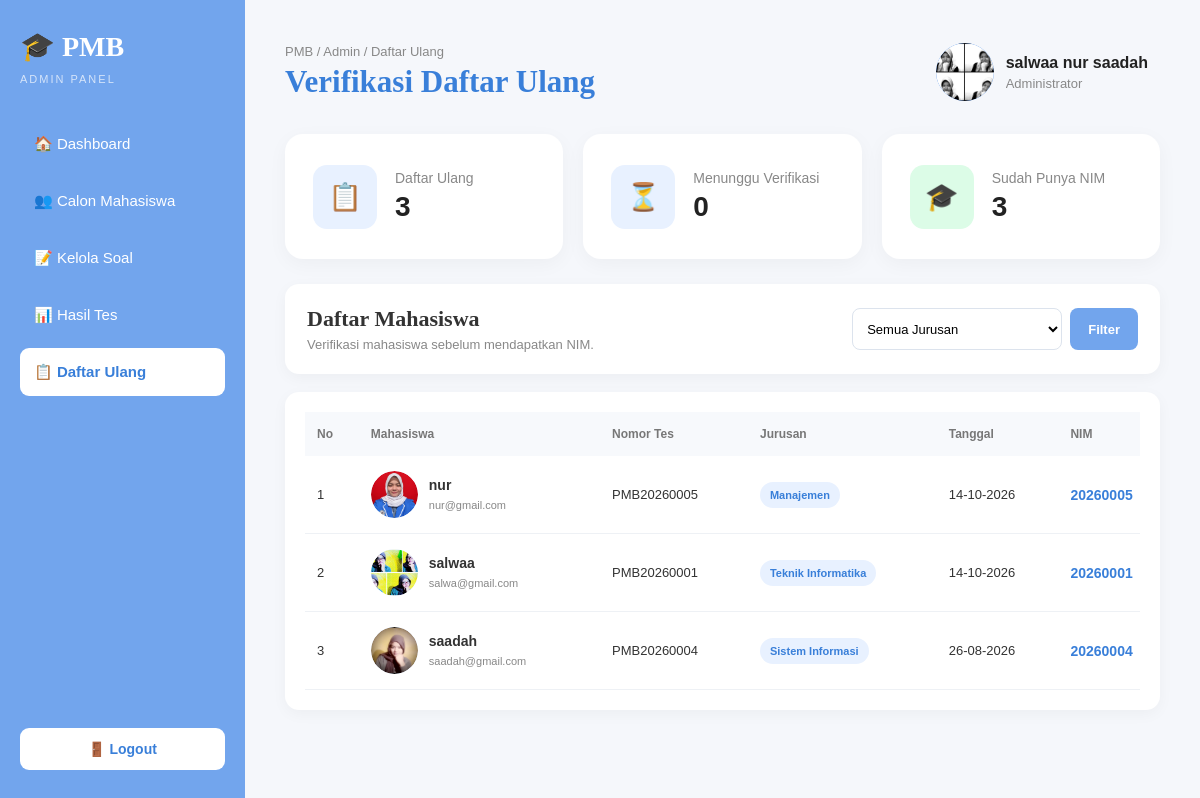
/admin/daftar_ulang.php (signed in), run on the app's committed database.
### tables this page shows
CREATE TABLE `daftar_ulang` (
  `id` int(11) NOT NULL,
  `user_id` int(11) NOT NULL,
  `alamat` varchar(255) DEFAULT NULL,
  `no_hp` varchar(20) DEFAULT NULL,
  `nama_ortu` varchar(100) DEFAULT NULL,
  `pekerjaan_ortu` varchar(100) DEFAULT NULL,
  `penghasilan_ortu` varchar(100) DEFAULT NULL,
  `status` enum('Belum Daftar Ulang','Sudah Daftar Ulang') DEFAULT 'Belum Daftar Ulang',
  `tanggal_daftar_ulang` timestamp NULL DEFAULT NULL,
  `status_verifikasi` enum('Menunggu','Disetujui','Ditolak') NOT NULL DEFAULT 'Menunggu'
);

CREATE TABLE `calon_maba` (
  `id` int(11) NOT NULL,
  `user_id` int(11) NOT NULL,
  `nomor_tes` varchar(30) DEFAULT NULL,
  `nama_lengkap` varchar(100) DEFAULT NULL,
  `tempat_lahir` varchar(100) DEFAULT NULL,
  `tanggal_lahir` date DEFAULT NULL,
  `jenis_kelamin` enum('L','P') DEFAULT NULL,
  `alamat` text DEFAULT NULL,
  `asal_sekolah` varchar(150) DEFAULT NULL,
  `jurusan` varchar(100) DEFAULT NULL,
  `foto` varchar(255) DEFAULT NULL,
  `status_pendaftaran` enum('Belum Lengkap','Sudah Lengkap') DEFAULT 'Belum Lengkap'
);

CREATE TABLE `users` (
  `id` int(11) NOT NULL,
  `nama` varchar(100) DEFAULT NULL,
  `email` varchar(100) DEFAULT NULL,
  `password` varchar(255) DEFAULT NULL,
  `created_at` timestamp NOT NULL DEFAULT current_timestamp(),
  `no_hp` varchar(20) DEFAULT NULL,
  `role` enum('user','admin','','') NOT NULL
);

CREATE TABLE `mahasiswa` (
  `id` int(11) NOT NULL,
  `user_id` int(11) NOT NULL,
  `nim` varchar(30) NOT NULL,
  `tanggal_diterima` date DEFAULT NULL,
  `status_nim` enum('Menunggu','Disetujui','Ditolak') NOT NULL DEFAULT 'Menunggu'
);

### admin/daftar_ulang.php (the view, shortened to what this page needs)
<?php
require_once "../config/koneksi.php";
$admin_id =
    (int) $_SESSION['admin_id'];
$qAdmin = mysqli_prepare(
    $conn,
    "SELECT
        id,
        nama,
        username,
        email,
        foto
     FROM admin
     WHERE id = ?
     LIMIT 1"
);
mysqli_stmt_bind_param(
    $qAdmin,
    "i",
    $admin_id
);
mysqli_stmt_execute($qAdmin);
$hasilAdmin =
    mysqli_stmt_get_result($qAdmin);
$admin =
    mysqli_fetch_assoc($hasilAdmin);
$sql = "
    SELECT
        daftar_ulang.id,
        daftar_ulang.user_id,
        daftar_ulang.status,
        daftar_ulang.status_verifikasi,
        daftar_ulang.tanggal_daftar_ulang,
        calon_maba.nama_lengkap,
        calon_maba.nomor_tes,
        calon_maba.jurusan,
        calon_maba.asal_sekolah,
        calon_maba.foto,
        users.email,
        users.no_hp,
        mahasiswa.nim
    FROM daftar_ulang
    INNER JOIN users
        ON daftar_ulang.user_id =
           users.id
    INNER JOIN calon_maba
        ON daftar_ulang.user_id =
           calon_maba.user_id
    LEFT JOIN mahasiswa
        ON daftar_ulang.user_id =
           mahasiswa.user_id
    WHERE daftar_ulang.status =
          'Sudah Daftar Ulang'
";
$sql .= "
    ORDER BY daftar_ulang.id DESC
";
$dataDaftar =
    mysqli_query(
        $conn,
        $sql
    );
$qTotal = mysqli_query(
    $conn,
    "SELECT COUNT(*) AS total
     FROM daftar_ulang"
);
$totalDaftarUlang =
    (int) (
        mysqli_fetch_assoc(
            $qTotal
        )['total']
        ?? 0
    );
$qMenunggu = mysqli_query(
    $conn,
    "SELECT COUNT(*) AS total
     FROM daftar_ulang
     WHERE status_verifikasi =
           'Menunggu'"
);
$totalMenunggu =
    (int) (
        mysqli_fetch_assoc(
            $qMenunggu
        )['total']
        ?? 0
    );
$qNim = mysqli_query(
    $conn,
    "SELECT COUNT(*) AS total
     FROM mahasiswa"
);
$totalPunyaNim =
    (int) (
        mysqli_fetch_assoc(
            $qNim
        )['total']
        ?? 0
    );
?>
<!DOCTYPE html>
<html lang="id">
<head>
    <link
        rel="stylesheet"
        href="../css/admin_daftar_ulang.css"
    >
</head>
<body>
<div class="page">
    <aside class="sidebar">
        <div class="logo">
            🎓 <strong>PMB</strong>
        </div>
        <p class="admin-label">
            ADMIN PANEL
        </p>
        <nav>
            <a href="dashboard.php">
                🏠 Dashboard
            </a>
            <a href="calon_maba.php">
                👥 Calon Mahasiswa
            </a>
            <a href="soal.php">
                📝 Kelola Soal
            </a>
            <a href="hasil_tes.php">
                📊 Hasil Tes
            </a>
            <a
                href="daftar_ulang.php"
                class="active"
            >
                📋 Daftar Ulang
            </a>
        </nav>
        <a
            href="logout.php"
            class="logout"
        >
            🚪 Logout
        </a>
    </aside>
    <main class="content">
        <div class="header">
            <div>
                <p>
                    PMB / Admin / Daftar Ulang
                </p>
                <h1>
                    Verifikasi Daftar Ulang
                </h1>
            </div>
            <a
                href="profil.php"
                class="admin-profile"
            >
                <div class="admin-avatar">
                    <?php if (
                        !empty($admin['foto'])
                    ): ?>
                        <img
                            src="../uploads/admin/<?= htmlspecialchars(
                                $admin['foto']
                            ); ?>"
                            alt="Foto Admin"
                        >
                    <?php endif; ?>
                </div>
                <div class="admin-info">
                    <strong>
                        <?= htmlspecialchars(
                            $admin['nama']
                        ); ?>
                    </strong>
                    <span>
                        Administrator
                    </span>
                </div>
            </a>
        </div>
        <div class="stats">
            <div class="stat-card">
                <div class="stat-icon blue">
                    📋
                </div>
                <div>
                    <span>
                        Daftar Ulang
                    </span>
                    <h2>
                        <?= $totalDaftarUlang; ?>
                    </h2>
                </div>
            </div>
            <div class="stat-card">
                <div class="stat-icon blue">
                    ⏳
                </div>
                <div>
                    <span>
                        Menunggu Verifikasi
                    </span>
                    <h2>
                        <?= $totalMenunggu; ?>
                    </h2>
                </div>
            </div>
            <div class="stat-card">
                <div class="stat-icon green">
                    🎓
                </div>
                <div>
                    <span>
                        Sudah Punya NIM
                    </span>
                    <h2>
                        <?= $totalPunyaNim; ?>
                    </h2>
                </div>
            </div>
        </div>
        <div class="toolbar">
            <div>
                <h2>
                    Daftar Mahasiswa
                </h2>
                <p>
                    Verifikasi mahasiswa sebelum
                    mendapatkan NIM.
                </p>
            </div>
            <form
                method="GET"
                class="filter"
            >
                <select name="jurusan">
                    <option value="">
                        Semua Jurusan
                    </option>
                </select>
                <button type="submit">
                    Filter
                </button>
            </form>
        </div>
        <div class="table-card">
            <div class="table-responsive">
                <table>
                    <thead>
                        <tr>
                            <th>No</th>
                            <th>Mahasiswa</th>
                            <th>Nomor Tes</th>
                            <th>Jurusan</th>
                            <th>Tanggal</th>
                            <th>NIM</th>
                        </tr>
                    </thead>
                    <tbody>
                    <?php if (
                        mysqli_num_rows(
                            $dataDaftar
                        ) > 0
                    ): ?>
                        <?php
                        $no = 1;
                        while (
                            $row =
                            mysqli_fetch_assoc(
                                $dataDaftar
                            )
                        ):
                        ?>
                            <tr>
                                <td>
                                    <?= $no++; ?>
                                </td>
                                <td>
                                    <div class="student">
                                        <div class="photo">
                                            <?php if (
                                                !empty(
                                                    $row['foto']
                                                )
                                            ): ?>
                                                <img
                                                    src="../uploads/foto/<?= htmlspecialchars(
                                                        $row['foto']
                                                    ); ?>"
                                                    alt="Foto"
                                                >
                                            <?php else: ?>
                                                👤
                                            <?php endif; ?>
                                        </div>
                                        <div>
                                            <strong>
                                                <?= htmlspecialchars(
                                                    $row['nama_lengkap']
                                                ); ?>
                                            </strong>
                                            <small>
                                                <?= htmlspecialchars(
                                                    $row['email']
                                                ); ?>
                                            </small>
                                        </div>
                                    </div>
                                </td>
                                <td>
                                    <?= htmlspecialchars(
                                        $row['nomor_tes']
                                    ); ?>
                                </td>
                                <td>
                                    <span class="jurusan">
                                        <?= htmlspecialchars(
                                            $row['jurusan']
                                        ); ?>
                                    </span>
                                </td>
                                <td>
                                    <?= date(
                                        "d-m-Y",
                                        strtotime(
                                            $row['tanggal_daftar_ulang']
                                        )
                                    ); ?>
                                </td>
                                <td>
                                    <?php if (
                                        !empty($row['nim'])
                                    ): ?>
                                        <strong class="nim">
                                            <?= htmlspecialchars(
                                                $row['nim']
                                            ); ?>
                                        </strong>
                                    <?php else: ?>
                                        <span class="belum-nim">
                                            Belum tersedia
                                        </span>
                                    <?php endif; ?>
                                </td>
                            </tr>
                        <?php endwhile; ?>
                    <?php endif; ?>
                    </tbody>
                </table>
            </div>
        </div>
    </main>
</div>
</body>
</html>

### data on the page
daftar_ulang: calon_maba.foto (picture), calon_maba.nama_lengkap "nur", user.email "nur@gmail.com", calon_maba.nomor_tes "PMB20260005", calon_maba.jurusan "Manajemen", tanggal_daftar_ulang "14-10-2026", mahasiswa.nim "20260005"
daftar_ulang: calon_maba.foto (picture), calon_maba.nama_lengkap "salwaa", user.email "salwa@gmail.com", calon_maba.nomor_tes "PMB20260001", calon_maba.jurusan "Teknik Informatika", tanggal_daftar_ulang "14-10-2026", mahasiswa.nim "20260001"
daftar_ulang: calon_maba.foto (picture), calon_maba.nama_lengkap "saadah", user.email "saadah@gmail.com", calon_maba.nomor_tes "PMB20260004", calon_maba.jurusan "Sistem Informasi", tanggal_daftar_ulang "26-08-2026", mahasiswa.nim "20260004"

### other printed values
$admin['nama'] "salwaa nur saadah"
$totalDaftarUlang "3"
$totalMenunggu "0"
$totalPunyaNim "3"
